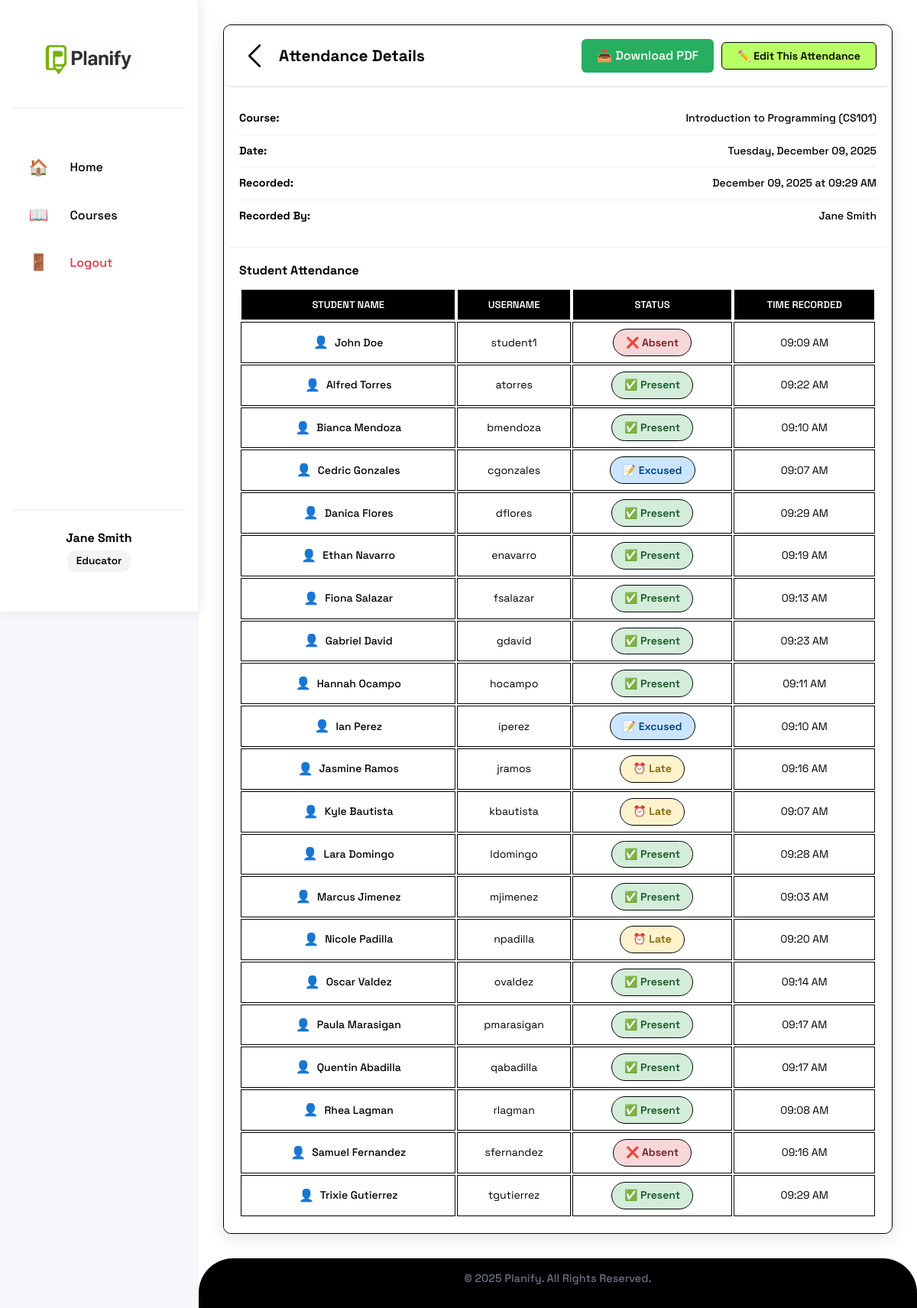
The page /educator/course/1/attendance/view/2025-12-09 (signed in) on the database as committed earlier.
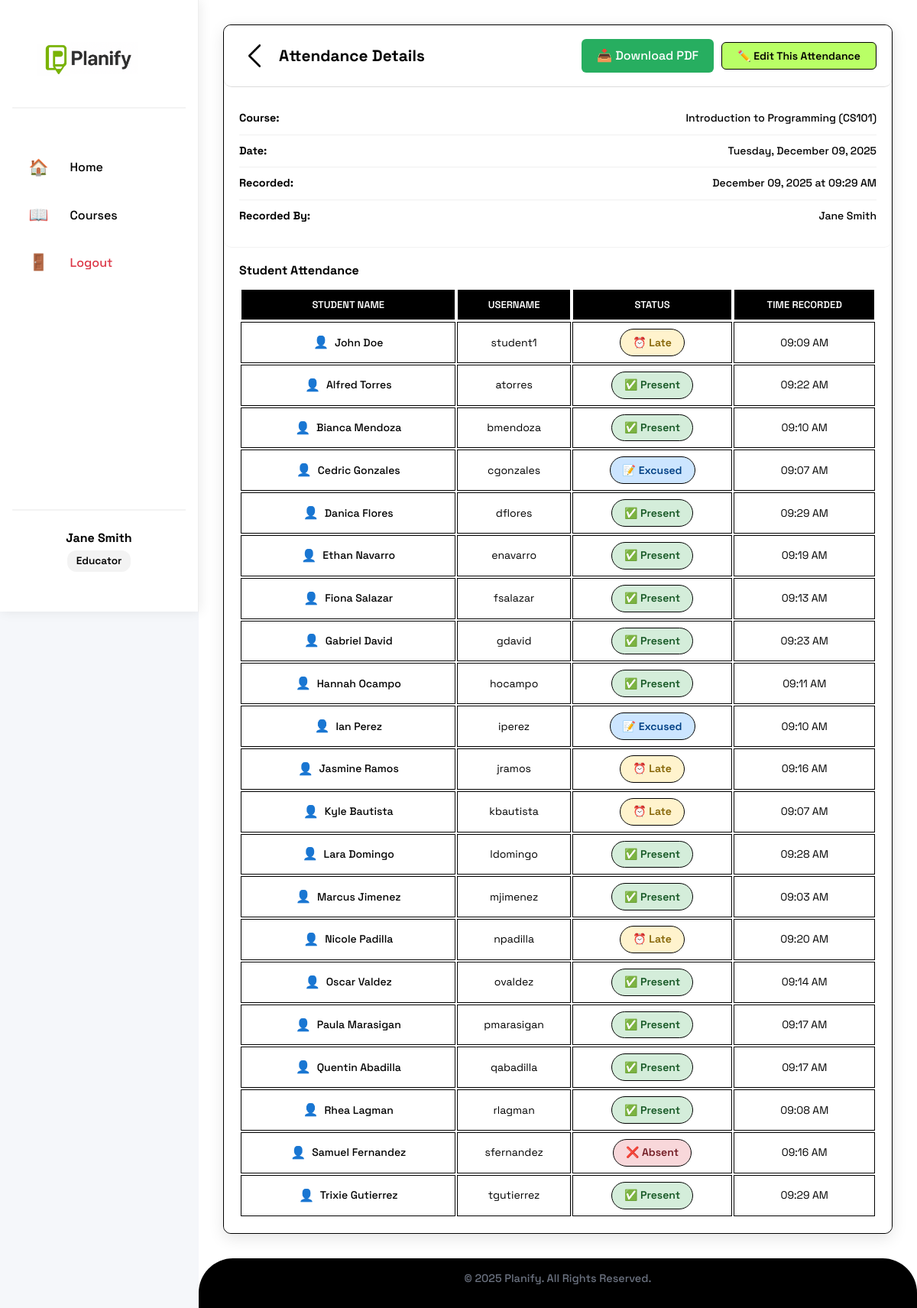
The same page on the database as committed later.
### models.py (models this page shows, shortened)
class User(db.Model, UserMixin):
    id = db.Column(db.Integer, primary_key=True)
    first_name = db.Column(db.String(20), nullable=False)
    last_name = db.Column(db.String(20), nullable=False)
    username = db.Column(db.String(20), unique=True, nullable=False)
    email = db.Column(db.String(120), unique=True, nullable=False)
    contact_number = db.Column(db.String(11), nullable=False)
    password = db.Column(db.String(255), nullable=False)
    role = db.Column(db.String(10), nullable=False)
    courses = db.relationship('Course', backref='educator', lazy=True, cascade='all, delete-orphan')
    lesson_plans = db.relationship('LessonPlan', backref='creator', lazy=True, cascade='all, delete-orphan')
    enrollments = db.relationship('Enrollment', backref='student', lazy=True, cascade='all, delete-orphan')

class Course(db.Model):
    id = db.Column(db.Integer, primary_key=True)
    course_name = db.Column(db.String(100), nullable=False)
    course_code = db.Column(db.String(20), nullable=False)
    block_section = db.Column(db.String(20), nullable=False)
    description = db.Column(db.Text, nullable=True)
    educator_id = db.Column(db.Integer, db.ForeignKey('user.id'), nullable=False)
    created_at = db.Column(db.DateTime, default=datetime.utcnow)
    enrollment_code = db.Column(db.String(10), unique=True, nullable=False)
    lesson_plans = db.relationship('LessonPlan', backref='course', lazy=True, cascade='all, delete-orphan')
    enrollments = db.relationship('Enrollment', backref='course', lazy=True, cascade='all, delete-orphan')
    attendance_records = db.relationship('AttendanceRecord', backref='course', lazy=True, cascade='all, delete-orphan')

class AttendanceRecord(db.Model):
    id = db.Column(db.Integer, primary_key=True)
    course_id = db.Column(db.Integer, db.ForeignKey('course.id'), nullable=False)
    student_id = db.Column(db.Integer, db.ForeignKey('user.id'), nullable=False)
    date = db.Column(db.Date, nullable=False)
    status = db.Column(db.String(10), nullable=False)  # present, absent, excused, late
    recorded_by = db.Column(db.Integer, db.ForeignKey('user.id'), nullable=False)
    recorded_at = db.Column(db.DateTime, default=datetime.utcnow)
    recorder = db.relationship('User', foreign_keys=[recorded_by])
    __table_args__ = (db.UniqueConstraint('student_id', 'course_id', 'date', name='unique_attendance'),)

class Enrollment(db.Model):
    id = db.Column(db.Integer, primary_key=True)
    student_id = db.Column(db.Integer, db.ForeignKey('user.id'), nullable=False)
    course_id = db.Column(db.Integer, db.ForeignKey('course.id'), nullable=False)
    enrolled_at = db.Column(db.DateTime, default=datetime.utcnow)
    __table_args__ = (db.UniqueConstraint('student_id', 'course_id', name='unique_enrollment'),)

### routes.py (the view)
@app.route('/educator/course/<int:course_id>/attendance/view/<date_str>')
@login_required
def view_attendance_date(course_id, date_str):
    if current_user.role != 'educator':
        flash("Access denied.", "error")
        return redirect(url_for('home'))
    course = Course.query.get_or_404(course_id)
    if course.educator_id != current_user.id:
        flash("Access denied.", "error")
        return redirect(url_for('educator_courses'))
    from datetime import datetime
    attendance_date = datetime.strptime(date_str, '%Y-%m-%d').date()
    records = AttendanceRecord.query.filter_by(
        course_id=course_id,
        date=attendance_date
    ).order_by(AttendanceRecord.recorded_at.desc()).all()
    enrollments = Enrollment.query.filter_by(course_id=course_id).all()
    attendance_dict = {record.student_id: record for record in records}
    return render_template('view_attendance_detail.html',
                           course=course,
                           attendance_date=attendance_date,
                           records=records,
                           enrollments=enrollments,
                           attendance_dict=attendance_dict)

### app.py (called while the page is built)
@login_manager.user_loader
def load_user(user_id):
    return User.query.get(int(user_id))

### templates/view_attendance_detail.html
{% extends "educator_base.html" %}
{% block content %}
<div class="attendance-detail-container">
    <div class="detail-header">
    <div class="header-left">
        <a href="{{ url_for('attendance_history', course_id=course.id) }}" class="back-icon-btn">
            <img src="{{ url_for('static', filename='pictures/back-button.png') }}" alt="Back">
        </a>
        <h2>Attendance Details</h2>
    </div>
    <div class="header-actions">
        <a href="{{ url_for('download_attendance_pdf', course_id=course.id, date_str=attendance_date.strftime('%Y-%m-%d')) }}"
           class="download-pdf-btn">
            📥 Download PDF
        </a>
        <a href="{{ url_for('course_attendance', course_id=course.id) }}?date={{ attendance_date.strftime('%Y-%m-%d') }}"
           class="edit-attendance-btn">
            ✏️ Edit This Attendance
        </a>
    </div>
</div>
    <div class="detail-info-card">
        <div class="info-item">
            <span class="info-label">Course:</span>
            <span class="info-value">{{ course.course_name }} ({{ course.course_code }})</span>
        </div>
        <div class="info-item">
            <span class="info-label">Date:</span>
            <span class="info-value">{{ attendance_date.strftime('%A, %B %d, %Y') }}</span>
        </div>
        {% if records %}
        <div class="info-item">
            <span class="info-label">Recorded:</span>
            <span class="info-value">{{ records[0].recorded_at.strftime('%B %d, %Y at %I:%M %p') }}</span>
        </div>
        <div class="info-item">
            <span class="info-label">Recorded By:</span>
            <span class="info-value">{{ records[0].recorder.first_name }} {{ records[0].recorder.last_name }}</span>
        </div>
        {% endif %}
    </div>
    <div class="attendance-detail-table">
        <h3>Student Attendance</h3>
        <table class="detail-table">
            <thead>
                <tr>
                    <th>Student Name</th>
                    <th>Username</th>
                    <th>Status</th>
                    <th>Time Recorded</th>
                </tr>
            </thead>
            <tbody>
                {% for enrollment in enrollments %}
                {% set student = enrollment.student %}
                {% set record = attendance_dict.get(student.id) %}
                <tr>
                    <td>
                        <div class="student-info">
                            <span class="student-icon">👤</span>
                            {{ student.first_name }} {{ student.last_name }}
                        </div>
                    </td>
                    <td>{{ student.username }}</td>
                    <td>
                        {% if record %}
                            <span class="status-badge {{ record.status }}">
                                {% if record.status == 'present' %}✅ Present
                                {% elif record.status == 'absent' %}❌ Absent
                                {% elif record.status == 'late' %}⏰ Late
                                {% elif record.status == 'excused' %}📝 Excused
                                {% endif %}
                            </span>
                        {% else %}
                            <span class="status-badge not-recorded">⚠️ Not Recorded</span>
                        {% endif %}
                    </td>
                    <td>
                        {% if record %}
                            {{ record.recorded_at.strftime('%I:%M %p') }}
                        {% else %}
                            -
                        {% endif %}
                    </td>
                </tr>
                {% endfor %}
            </tbody>
        </table>
    </div>
</div>
{% endblock %}

### templates/educator_base.html (shortened to what this page needs)
<!doctype html>
<html lang="en">
<head>
    <link rel="stylesheet" href="{{ url_for('static', filename='style.css') }}">
</head>
<body class="educator-layout">
    <aside class="sidebar">
        <div class="sidebar-header">
            <a href="{{ url_for('educator_home') }}" class="logo">
            <img src="{{ url_for('static', filename='pictures/logo.png') }}" alt="Planify Logo">
        </a>
        </div>
        <nav class="sidebar-nav">
            <a href="{{ url_for('educator_home') }}" class="nav-item">
                <span class="icon">🏠</span>
                <span>Home</span>
            </a>
            <a href="{{ url_for('educator_courses') }}" class="nav-item">
                <span class="icon">📖</span>
                <span>Courses</span>
            </a>
            <a href="{{ url_for('logout') }}" class="nav-item logout-item">
                <span class="icon">🚪</span>
                <span>Logout</span>
            </a>
        </nav>
        <div class="sidebar-footer">
            <div class="user-info">
                <p class="user-name">{{ current_user.first_name }} {{ current_user.last_name }}</p>
                <p class="user-role">Educator</p>
            </div>
        </div>
    </aside>
    <div class="main-content">
        <main class="content">
            {% block content %}
            {% endblock %}
        </main>
        <footer class="footer">
            <p>© 2025 Planify. All Rights Reserved.</p>
        </footer>
    </div>
</body>
</html>

Rows that differ between the two databases and show on the page:
computed for Enrollment (number 1 of 21 on the later page): text "❌ Absent" → "⏰ Late"
changed AttendanceRecord "09:09 AM": status "absent" → "late" (drawn)
